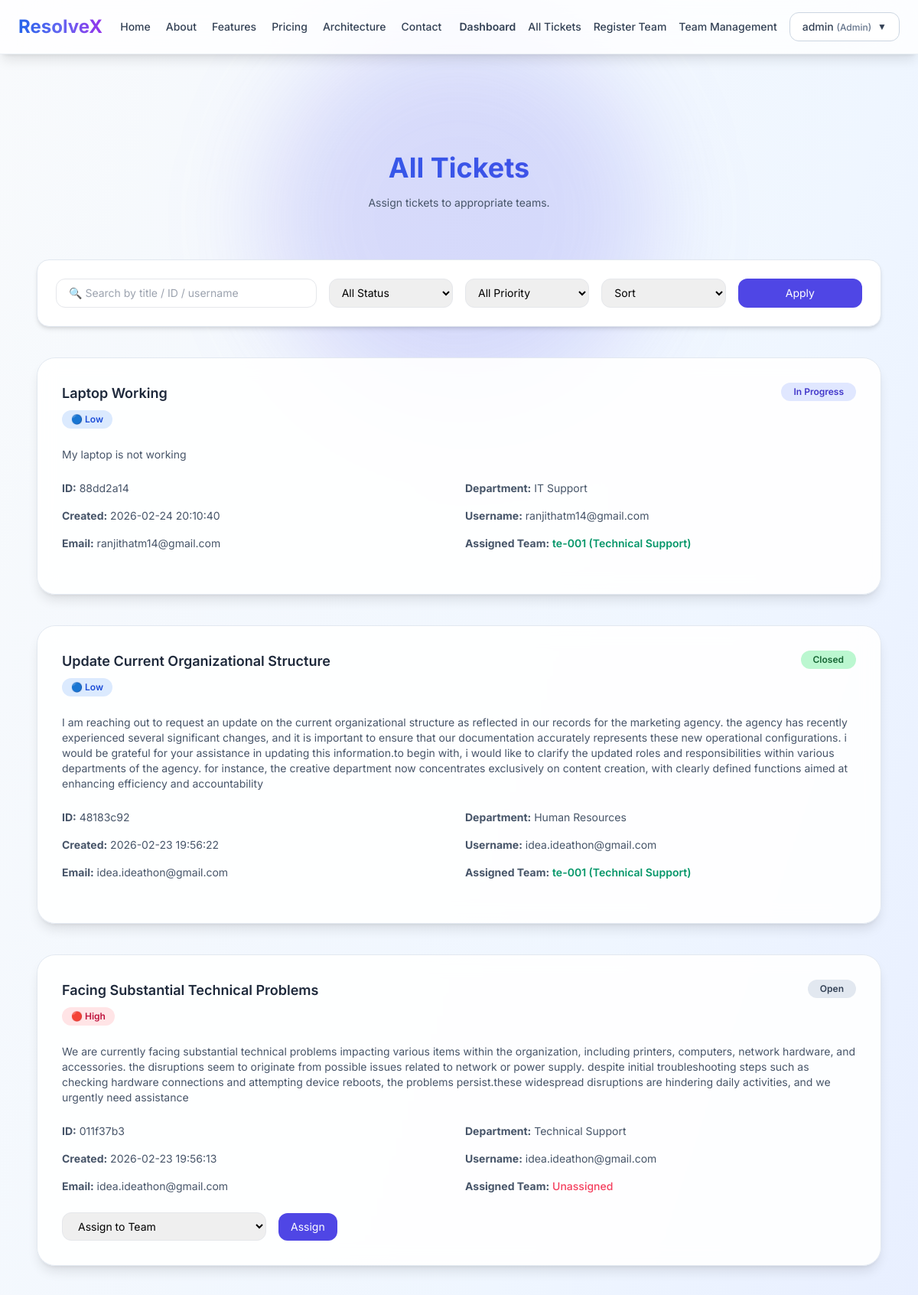
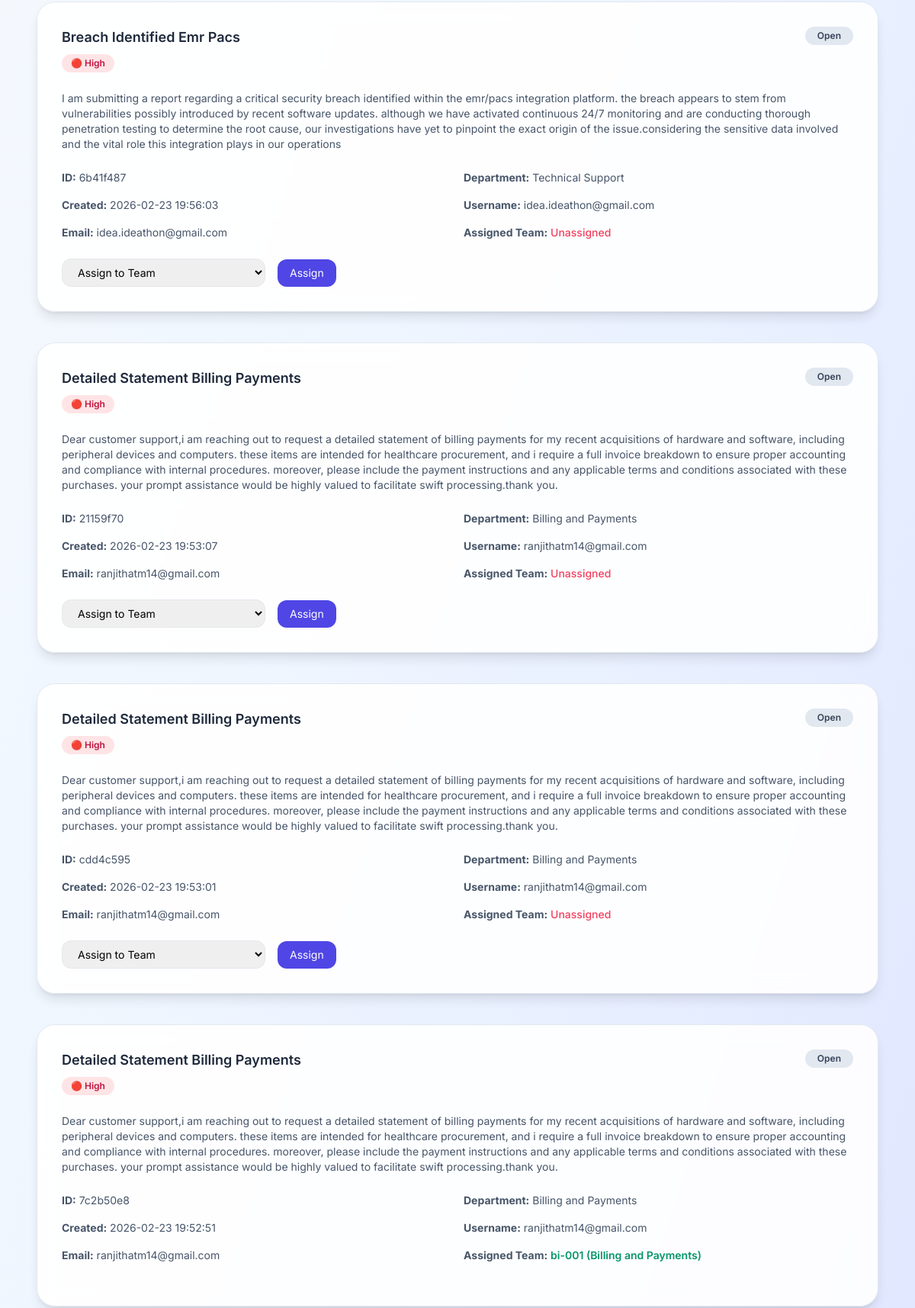
The app's page /view_tickets (signed in, upper part) with its own data (2 pictures, top to bottom).
### tables this page shows
CREATE TABLE ticket_assignments (
            id INTEGER PRIMARY KEY AUTOINCREMENT,
            ticket_id TEXT NOT NULL,
            team_id TEXT NOT NULL,
            assigned_by INTEGER,
            assigned_at TEXT DEFAULT CURRENT_TIMESTAMP
        );

CREATE TABLE tickets (
            ticket_id TEXT PRIMARY KEY,
            title TEXT,
            description TEXT,
            department TEXT,
            priority TEXT,
            created_at TEXT,
            username TEXT,
            name TEXT,
            email TEXT,
            status TEXT DEFAULT 'Open',
            closure_reason TEXT,
            closed_by TEXT
        );

CREATE TABLE teams (
            id INTEGER PRIMARY KEY AUTOINCREMENT,
            team_id TEXT UNIQUE NOT NULL,
            department TEXT NOT NULL,
            password TEXT NOT NULL,
            created_at TEXT DEFAULT CURRENT_TIMESTAMP
        );

### app.py (the view, shortened to what this page needs)
@app.route("/view_tickets")
def view_tickets():
    if "role" not in session:
        return redirect(url_for("login"))
    role = session["role"]
    search = request.args.get("search", "").strip()
    status_filter = request.args.get("status", "")
    priority_filter = request.args.get("priority", "")
    department_filter = request.args.get("department", "")
    team_filter = request.args.get("team_id", "")
    sort_option = request.args.get("sort", "")
    if role == "admin":
        tickets = get_filtered_tickets(
            role=role,
            search=search,
            status=status_filter,
            priority=priority_filter,
            department=department_filter,
            team_id=team_filter,
            sort=sort_option
        )
        teams = get_all_teams()
        return render_template(
            "view_tickets.html",
            tickets=tickets,
            role=role,
            teams=teams,
            allowed_transitions=ALLOWED_TRANSITIONS,
            direct_close_reasons=DIRECT_CLOSE_REASONS
        )

### db_functions.py (called while the page is built)
def get_connection():
    conn = sqlite3.connect(DB_NAME)
    conn.row_factory = sqlite3.Row
    return conn

def get_all_teams():
    conn = get_connection()
    cursor = conn.cursor()
    cursor.execute("SELECT * FROM teams")
    teams = cursor.fetchall()
    conn.close()
    return teams

### templates/view_tickets.html (shortened to what this page needs)
{% extends "base.html" %}
{% block content %}
<section class="relative text-center py-16">
    <div class="absolute inset-0 -z-10">
        <div class="absolute top-[-100px] left-1/2 -translate-x-1/2 w-[500px] h-[500px]
                    bg-indigo-500/20 rounded-full blur-3xl"></div>
    </div>
    <h1 class="text-4xl font-bold bg-gradient-to-r from-blue-600 to-indigo-600
               bg-clip-text text-transparent">
    </h1>
    <p class="text-slate-600 mt-4 text-sm max-w-2xl mx-auto">
        {% if role == "admin" %}
            Assign tickets to appropriate teams.
        {% elif role in ["team_admin", "team_member"] %}
            Manage and update assigned tickets.
        {% else %}
            Track and monitor your submitted tickets.
        {% endif %}
    </p>
</section>
<div class="max-w-6xl mx-auto space-y-10">
<div class="bg-white p-6 rounded-2xl shadow-md border border-slate-200">
    <form method="GET"
          action="{{ url_for('view_tickets') }}"
          class="grid grid-cols-1 md:grid-cols-6 gap-4">
        <input type="text"
               id="search-input"
               name="search"
               value="{{ request.args.get('search', '') }}"
               placeholder="🔍 Search by title / ID / username"
               class="col-span-2 border rounded-xl px-4 py-2 text-sm">
        <select id="status-filter"
                name="status"
                class="border rounded-xl px-3 py-2 text-sm">
            <option value="">All Status</option>
        </select>
        <select id="priority-filter"
                name="priority"
                class="border rounded-xl px-3 py-2 text-sm">
            <option value="">All Priority</option>
        </select>
        <select id="sort-filter"
                name="sort"
                class="border rounded-xl px-3 py-2 text-sm">
            <option value="">Sort</option>
        </select>
        <button type="submit"
                class="bg-indigo-600 text-white rounded-xl px-4 py-2 text-sm">
            Apply
        </button>
    </form>
</div>
{% for t in tickets %}
{% set status = t.status %}
<div class="bg-white/90 backdrop-blur-md p-8 rounded-3xl
            shadow-lg border border-slate-200 hover:shadow-xl transition">
    <div class="flex justify-between items-start mb-6">
        <div>
            <h3 class="text-lg font-semibold text-slate-800">
                {{ t.title }}
            </h3>
            <div class="flex gap-2 mt-2">
                {% if t.priority == 'High' %}
                    <span class="text-xs px-3 py-1 rounded-full bg-rose-100 text-rose-700 font-semibold">
                        🔴 High
                    </span>
                {% elif t.priority == 'Medium' %}
                    <span class="text-xs px-3 py-1 rounded-full bg-amber-100 text-amber-700 font-semibold">
                        🟠 Medium
                    </span>
                {% else %}
                    <span class="text-xs px-3 py-1 rounded-full bg-blue-100 text-blue-700 font-semibold">
                        🔵 Low
                    </span>
                {% endif %}
            </div>
        </div>
        {% set status_color = {
            'Open': 'bg-slate-200 text-slate-700',
            'In Progress': 'bg-indigo-100 text-indigo-700',
            'On Hold': 'bg-yellow-100 text-yellow-700',
            'Resolved': 'bg-emerald-100 text-emerald-700',
            'Reopened': 'bg-rose-100 text-rose-700',
            'Closed': 'bg-green-200 text-green-800'
        }[status] %}
        <span class="px-4 py-1 rounded-full text-xs font-semibold {{ status_color }}">
            {{ status }}
        </span>
    </div>
    <p class="text-slate-600 text-sm mb-6">
        {{ t.description }}
    </p>
    {% if role == "admin" %}
    <div class="grid grid-cols-1 md:grid-cols-2 gap-4 text-sm text-slate-600 mb-6">
        <p><strong>ID:</strong> {{ t.ticket_id }}</p>
        <p><strong>Department:</strong> {{ t.department }}</p>
        <p><strong>Created:</strong> {{ t.created_at }}</p>
        <p><strong>Username:</strong> {{ t.username }}</p>
        <p><strong>Email:</strong> {{ t.email }}</p>
        <p>
            <strong>Assigned Team:</strong>
            {% if t.assigned_team_id %}
                <span class="text-emerald-600 font-semibold">
                    {{ t.assigned_team_id }} ({{ t.assigned_team_department }})
                </span>
            {% else %}
                <span class="text-rose-500 font-medium">
                    Unassigned
                </span>
            {% endif %}
        </p>
    </div>
    {% if not t.assigned_team_id %}
    <form method="POST" action="/assign_ticket" class="flex gap-4 items-center mt-4">
        <select id="team-select-{{ t.ticket_id }}"
                name="team_id"
                required
                class="px-4 py-2 rounded-xl border text-sm">
            <option value="">Assign to Team</option>
        </select>
        <button type="submit"
                class="px-4 py-2 rounded-xl bg-indigo-600 text-white text-sm">
            Assign
        </button>
    </form>
    {% endif %}
    {% endif %}
</div>
{% endfor %}
</div>
{% endblock %}

### templates/base.html (shortened to what this page needs)
<!DOCTYPE html>
<html lang="en">
<head>
    <script src="https://cdn.tailwindcss.com"></script>
</head>
<body class="bg-gradient-to-br from-slate-50 via-blue-50 to-indigo-100 min-h-screen antialiased">
<nav class="sticky top-0 z-50 backdrop-blur-2xl bg-white/80 border-b border-slate-200/70 shadow-lg transition-all duration-300">
    <div class="max-w-7xl mx-auto px-6 py-4 flex items-center justify-between flex-wrap gap-4">
        <a href="/"
           class="text-2xl font-bold bg-gradient-to-r from-blue-600 via-indigo-500 to-purple-600
                  bg-clip-text text-transparent hover:scale-105 transition">
        </a>
        <div class="hidden md:flex items-center gap-5 text-sm font-medium text-slate-700 flex-wrap">
            <a href="/" class="hover:text-blue-600 transition">Home</a>
            <a href="/about" class="hover:text-blue-600 transition">About</a>
            <a href="/features" class="hover:text-blue-600 transition">Features</a>
            <a href="/pricing" class="hover:text-blue-600 transition">Pricing</a>
            <a href="/architecture" class="hover:text-blue-600 transition">Architecture</a>
            <a href="/contact" class="hover:text-blue-600 transition">Contact</a>
        </div>
        <div class="hidden md:flex items-center gap-4 text-sm font-medium text-slate-700 flex-wrap justify-end">
            {% if session.get("role") %}
                <a href="/dashboard" class="hover:text-blue-600 transition font-semibold">
                    Dashboard
                </a>
                {% if session.get("role") == "user" %}
                    <a href="/create_ticket" class="hover:text-blue-600 transition">
                        Create Ticket
                    </a>
                    <a href="/view_tickets" class="hover:text-blue-600 transition">
                        My Tickets
                    </a>
                {% elif session.get("role") == "admin" %}
                    <a href="/view_tickets" class="hover:text-blue-600 transition">
                        All Tickets
                    </a>
                    <a href="/register_team" class="hover:text-blue-600 transition">
                        Register Team
                    </a>
                    <a href="/team_management" class="hover:text-blue-600 transition">
                        Team Management
                    </a>
                {% endif %}
                <div class="relative user-menu-container">
                    <button onclick="toggleUserMenu()"
                            class="flex items-center space-x-2 px-4 py-2 rounded-xl
                                   bg-white/90 border border-slate-300
                                   hover:border-blue-500 hover:shadow-lg
                                   hover:-translate-y-0.5
                                   transition duration-300 ease-in-out">
                        <span class="font-medium">
                            {{ session.get('username') }}
                            <span class="text-xs text-slate-500 capitalize">
                                ({{ session.get('role') }})
                            </span>
                        </span>
                        <span class="text-xs">▼</span>
                    </button>
                </div>
            {% endif %}
        </div>
    </div>
</nav>
<main class="max-w-6xl mx-auto py-16 px-6">
    {% block content %}
    {% endblock %}
</main>
</body>
</html>

### templates/base.html (style rules this page uses)
body { font-family: 'Inter', sans-serif; }

### records on screen
ticket_assignments: title "Laptop Working", shows "🔵 Low", description "My laptop is not working", ticket_id "88dd2a14", department "IT Support", created_at "2026-02-24 20:10:40", username "ranjithatm14@gmail.com", email "ranjithatm14@gmail.com", assigned_team_id "te-001", assigned_team_department "Technical Support"
tickets: status "In Progress"
ticket_assignments: title "Update Current Organizational Structure", shows "🔵 Low", description "I am reaching out to request an update on the current organizational structure as reflected in our records for the marketing agency. the agency has recently experienced several significant changes, and it is important to ensure that our documentation accurately represents these new operational configurations. i would be grateful for your assistance in updating this information.to begin with, i would like to clarify the updated roles and responsibilities within various departments of the agency. for instance, the creative department now concentrates exclusively on content creation, with clearly defined functions aimed at enhancing efficiency and accountability", ticket_id "48183c92", department "Human Resources", created_at "2026-02-23 19:56:22", username "idea.ideathon@gmail.com", email "idea.ideathon@gmail.com", assigned_team_id "te-001", assigned_team_department "Technical Support"
tickets: status "Closed"
tickets: title "Facing Substantial Technical Problems", priority "🔴 High", status "Open", description "We are currently facing substantial technical problems impacting various items within the organization, including printers, computers, network hardware, and accessories. the disruptions seem to originate from possible issues related to network or power supply. despite initial troubleshooting steps such as checking hardware connections and attempting device reboots, the problems persist.these widespread disruptions are hindering daily activities, and we urgently need assistance", ticket_id "011f37b3", department "Technical Support", created_at "2026-02-23 19:56:13", username "idea.ideathon@gmail.com", email "idea.ideathon@gmail.com", shows "Unassigned"
tickets: title "Breach Identified Emr Pacs", priority "🔴 High", status "Open", description "I am submitting a report regarding a critical security breach identified within the emr/pacs integration platform. the breach appears to stem from vulnerabilities possibly introduced by recent software updates. although we have activated continuous 24/7 monitoring and are conducting thorough penetration testing to determine the root cause, our investigations have yet to pinpoint the exact origin of the issue.considering the sensitive data involved and the vital role this integration plays in our operations", ticket_id "6b41f487", department "Technical Support", created_at "2026-02-23 19:56:03", username "idea.ideathon@gmail.com", email "idea.ideathon@gmail.com", shows "Unassigned"
tickets: title "Detailed Statement Billing Payments", priority "🔴 High", status "Open", description "Dear customer support,i am reaching out to request a detailed statement of billing payments for my recent acquisitions of hardware and software, including peripheral devices and computers. these items are intended for healthcare procurement, and i require a full invoice breakdown to ensure proper accounting and compliance with internal procedures. moreover, please include the payment instructions and any applicable terms and conditions associated with these purchases. your prompt assistance would be highly valued to facilitate swift processing.thank you.", ticket_id "21159f70", department "Billing and Payments", created_at "2026-02-23 19:53:07", username "ranjithatm14@gmail.com", email "ranjithatm14@gmail.com", shows "Unassigned"
tickets: title "Detailed Statement Billing Payments", priority "🔴 High", status "Open", description "Dear customer support,i am reaching out to request a detailed statement of billing payments for my recent acquisitions of hardware and software, including peripheral devices and computers. these items are intended for healthcare procurement, and i require a full invoice breakdown to ensure proper accounting and compliance with internal procedures. moreover, please include the payment instructions and any applicable terms and conditions associated with these purchases. your prompt assistance would be highly valued to facilitate swift processing.thank you.", ticket_id "cdd4c595", department "Billing and Payments", created_at "2026-02-23 19:53:01", username "ranjithatm14@gmail.com", email "ranjithatm14@gmail.com", shows "Unassigned"
ticket_assignments: title "Detailed Statement Billing Payments", shows "🔴 High", description "Dear customer support,i am reaching out to request a detailed statement of billing payments for my recent acquisitions of hardware and software, including peripheral devices and computers. these items are intended for healthcare procurement, and i require a full invoice breakdown to ensure proper accounting and compliance with internal procedures. moreover, please include the payment instructions and any applicable terms and conditions associated with these purchases. your prompt assistance would be highly valued to facilitate swift processing.thank you.", ticket_id "7c2b50e8", department "Billing and Payments", created_at "2026-02-23 19:52:51", username "ranjithatm14@gmail.com", email "ranjithatm14@gmail.com", assigned_team_id "bi-001", assigned_team_department "Billing and Payments"
tickets: status "Open"

### other values on screen
{{ session.get('username') }} "admin"
{{ session.get('role') }} "Admin"
